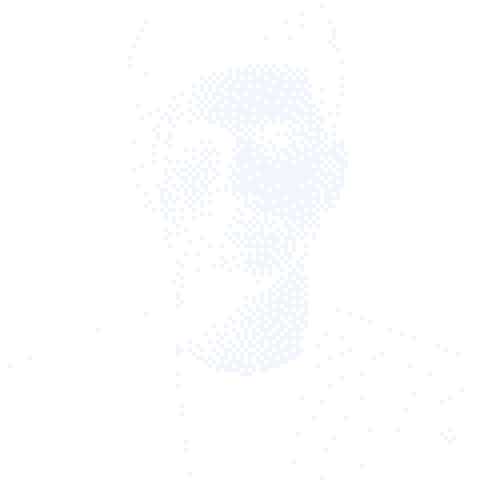
#> input picture assets/portrait_pixel.png, 480 x 480 px, given in place of media__1786012578703.jpg, which was not available
$ python pixel_portrait.py
#> lines starting #> are read from the running program, lines starting #| are printed output that depends on the picture; after the words box and inside, x2 and y2 are one past the last pixel; in counts of white or black regions, pixels touching at a corner belong together; pictures that were not available may be replaced by others from this repository, and a replacement may not be noted
import os
import sys
import numpy as np
from PIL import Image, ImageEnhance, ImageFilter

def floyd_steinberg_dither(image_np):
    """
    Applies Floyd-Steinberg dithering on a 2D float numpy array (0.0 to 255.0).
    Returns a binary array (0 or 255).
    """
    h, w = image_np.shape
    img = image_np.copy()

    for y in range(h):
        for x in range(w):
            old_val = img[y, x]
            new_val = 255.0 if old_val > 128.0 else 0.0
            img[y, x] = new_val
            err = old_val - new_val

            if x + 1 < w:
                img[y, x + 1] += err * (7.0 / 16.0)
            if y + 1 < h:
                if x - 1 >= 0:
                    img[y + 1, x - 1] += err * (3.0 / 16.0)
                img[y + 1, x] += err * (5.0 / 16.0)
                if x + 1 < w:
                    img[y + 1, x + 1] += err * (1.0 / 16.0)

    return np.clip(img, 0, 255).astype(np.uint8)

def process_portrait(input_path, output_png_path, output_svg_path, grid_size=120):
#> called with grid_size = 120
    print(f"Loading input photo from: {input_path}")
    img = Image.open(input_path).convert("RGBA")
#> img is the input picture: PIL image 480x480 RGBA; mean R, G, B, A 23.4, 24, 24.6, 24.9

    # 1. Background removal / segmentation
    np_img = np.array(img)
    r, g, b, a = np_img[:,:,0], np_img[:,:,1], np_img[:,:,2], np_img[:,:,3]
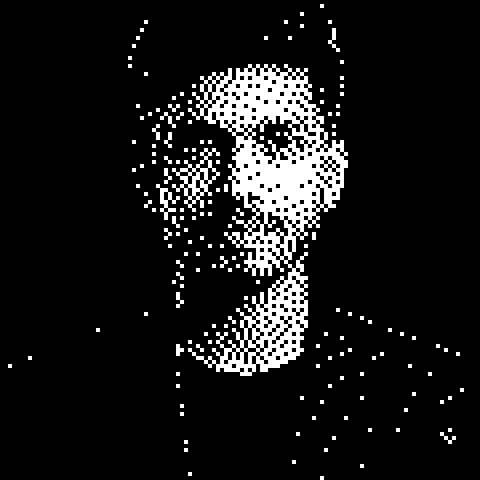
#> r: shape (480, 480); values 0 (black) and 240 (white), 9.8% white; 164 white regions (139 under 20 px), largest, box (x1, y1, x2, y2) and area: (188, 64, 348, 376) 18016, (172, 148, 220, 212) 912, (156, 184, 180, 220) 272

    # Calculate luminance
    luminance = 0.299 * r + 0.587 * g + 0.114 * b

    # Background is high luminance studio background (gray/white studio gradient)
    diff_rg = np.abs(r.astype(int) - g.astype(int))
    diff_gb = np.abs(g.astype(int) - b.astype(int))
    is_neutral_gray = (diff_rg < 35) & (diff_gb < 35)
#> is_neutral_gray: shape (480, 480) bool; every value is 1
    # The studio background has luminance > 165
    is_light_bg = (luminance > 165) & is_neutral_gray

    # Create mask: 255 for subject, 0 for background
    mask = np.where(is_light_bg, 0, 255).astype(np.uint8)

    # Square crop focused on face & upper body
    width, height = img.size
#> width = 480; height = 480
    crop_size = int(min(width, height) * 0.88)
#> crop_size = 422
    left = (width - crop_size) // 2
#> left = 29
    top = int(height * 0.08)  # Position to frame head and shoulders perfectly
#> top = 38
    right = left + crop_size
#> right = 451
    bottom = top + crop_size
#> bottom = 460

    img_cropped = img.crop((left, top, right, bottom))
    mask_cropped = Image.fromarray(mask).crop((left, top, right, bottom))
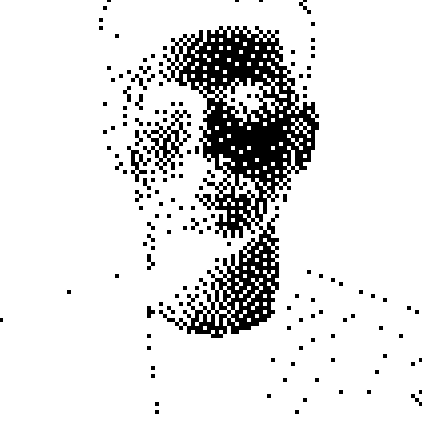
#> mask_cropped: PIL image 422x422 L; 87.5% white; 150 black regions (125 under 20 px), largest, box (x1, y1, x2, y2) and area: (159, 26, 319, 338) 18016, (143, 110, 191, 174) 912, (127, 146, 151, 182) 272


    # Convert cropped to grayscale
    gray_cropped = img_cropped.convert("L")

    # Contrast enhancement
    enhancer = ImageEnhance.Contrast(gray_cropped)
    gray_enhanced = enhancer.enhance(1.45)

    # Sharpen key facial features (eyes, hair, beard)
    sharpener = ImageEnhance.Sharpness(gray_enhanced)
    gray_sharp = sharpener.enhance(1.8)

    # Resize to pixel grid size
    grid_img = gray_sharp.resize((grid_size, grid_size), resample=Image.Resampling.BILINEAR)
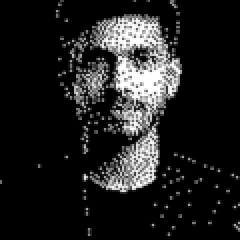
#> grid_img: PIL image 120x120 L (shown 2 times larger); min 0, max 255, mean 31.8
    grid_mask = mask_cropped.resize((grid_size, grid_size), resample=Image.Resampling.BILINEAR)
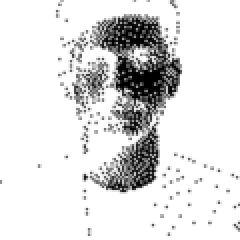
#> grid_mask: PIL image 120x120 L (shown 2 times larger); min 0, max 255, mean 223.2

    grid_np = np.array(grid_img, dtype=np.float32)
    mask_np = np.array(grid_mask)

    # Apply Floyd-Steinberg dithering to the subject area
    dithered_np = floyd_steinberg_dither(grid_np)
#> after the loop in floyd_steinberg_dither, `for y in range(h):`:
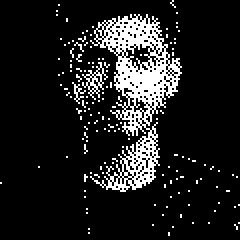
#> img: shape (120, 120) float32 (shown 2 times larger); 12.4% white in thin lines or dots
#> in floyd_steinberg_dither, `return np.clip(img, 0, 255).astype(np.uint8)`: returned value: shape (120, 120); 12.4% white in thin lines or dots

    # Set background area to 0
    final_pixels = np.where(mask_np > 100, dithered_np, 0)
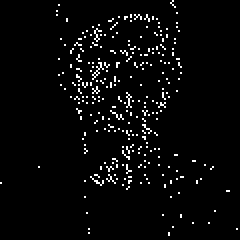
#> final_pixels: shape (120, 120) (shown 2 times larger); 3.4% white in thin lines or dots

    # 2. Output crisp PNG (scaled up 4x for preview)
    scale = 4
    out_img = Image.fromarray(final_pixels, mode="L").resize(
        (grid_size * scale, grid_size * scale), resample=Image.Resampling.NEAREST
    )
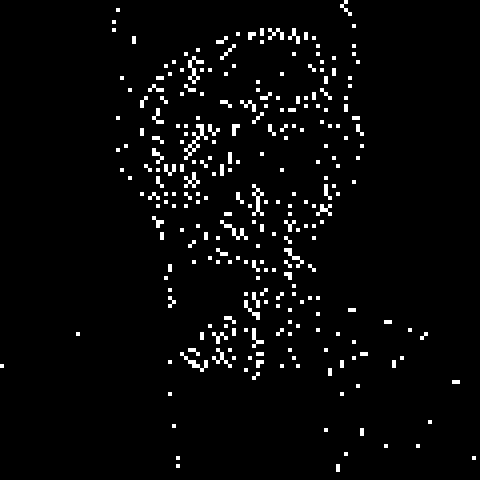
#> out_img: PIL image 480x480 L; 3.4% white; 261 white regions (166 under 20 px), largest, box (x1, y1, x2, y2) and area: (184, 124, 208, 160) 224, (188, 56, 204, 84) 160, (252, 184, 264, 216) 160

    # Create RGBA PNG with dark theme styling (#F0F6FC for highlights, transparent background)
    rgba_data = np.zeros((grid_size * scale, grid_size * scale, 4), dtype=np.uint8)
    fg_mask = np.array(out_img) > 128
    rgba_data[fg_mask] = [240, 246, 252, 255] # Clean dithered highlights

    final_png = Image.fromarray(rgba_data, "RGBA")
    os.makedirs(os.path.dirname(output_png_path), exist_ok=True)
    final_png.save(output_png_path)
    print(f"Saved dithered PNG to: {output_png_path}")

    # 3. Output SVG rect grid representation
    generate_svg_pixel_art(final_pixels, mask_np, output_svg_path, grid_size)

def generate_svg_pixel_art(pixel_data, mask_data, svg_path, grid_size):
    """
    Generates an optimized SVG pixel art representation.
    """
#> called with grid_size = 120
    pixel_size = 2.5
    svg_width = grid_size * pixel_size
    svg_height = grid_size * pixel_size

    svg_lines = [
        f'<svg xmlns="http://www.w3.org/2000/svg" viewBox="0 0 {svg_width} {svg_height}" width="{svg_width}" height="{svg_height}">',
        '  <style>',
        '    .px-fg { fill: #E6EDF3; }',
        '    .px-accent { fill: #A855F7; }',
        '    .px-cyan { fill: #06B6D4; }',
        '  </style>',
        '  <g class="pixel-art-grid">'
    ]

    for y in range(grid_size):
        for x in range(grid_size):
            if mask_data[y, x] > 100:
                val = pixel_data[y, x]
                if val > 128:
                    px_x = x * pixel_size
                    px_y = y * pixel_size
                    # Add subtle color accents to top highlights
                    if y < grid_size * 0.2 and (x + y) % 9 == 0:
                        cls = "px-accent"
                    elif y > grid_size * 0.8 and (x + y) % 7 == 0:
                        cls = "px-cyan"
                    else:
                        cls = "px-fg"
                    svg_lines.append(f'    <rect x="{px_x}" y="{px_y}" width="{pixel_size}" height="{pixel_size}" class="{cls}" />')
#> after the loop, svg_lines = 495 items

    svg_lines.append('  </g>')
    svg_lines.append('</svg>')

    os.makedirs(os.path.dirname(svg_path), exist_ok=True)
    with open(svg_path, "w") as f:
        f.write("\n".join(svg_lines))
    print(f"Saved dithered SVG grid to: {svg_path}")

if __name__ == "__main__":
    input_img = "/Users/studentuse33gmail.com/.gemini/antigravity-ide/brain/17863d77-569e-42f0-8e94-7c36a8b83618/media__1786012578703.jpg"
    out_png = "/Users/studentuse33gmail.com/Desktop/economic-times-hackathon/assets/portrait_pixel.png"
    out_svg = "/Users/studentuse33gmail.com/Desktop/economic-times-hackathon/assets/portrait_pixel.svg"
    process_portrait(input_img, out_png, out_svg)
